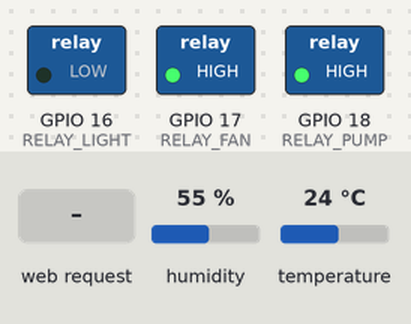
Bench run of a sketch on a simulated ESP32. Shown: switched loads named in the sketch (green lamp = pin HIGH). The inputs (shaded band) are chosen by the test bench; at power-on: humidity 55 %, temperature 24 °C. WiFi joins after 1.5 s; servers stay silent unless stated; what the sketch prints to the serial monitor is not drawn.

Above: at 1.2 s.
1.3 s: HTTP request GET /toggle received
At 1.8 s:
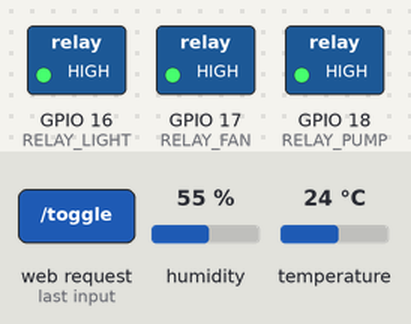
2.8 s: HTTP request GET /toggle?relay=1 received
At 3.3 s:
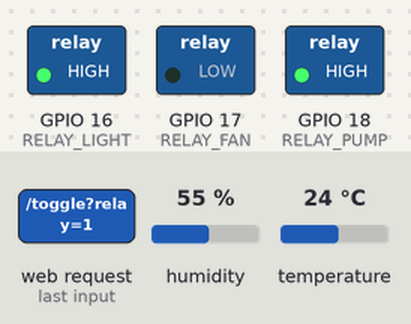
4.3 s: HTTP request GET /toggle?relay=0 received
At 5.3 s:
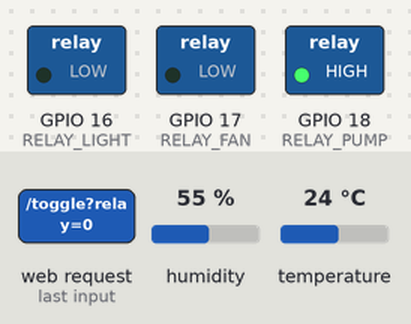
5.8 s: HTTP request GET /toggle?time=1 received
At 6.8 s:
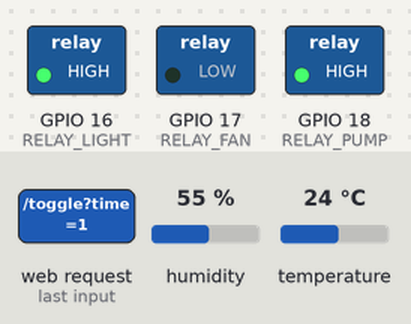
7.3 s: HTTP request GET /toggle?time=0 received
At 8.7 s:
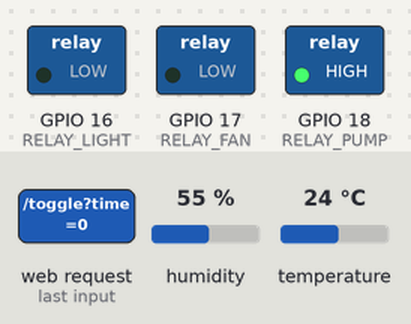
Timing chart, 0 to 9.8 s (numbered marks = the images above; inputs shaded):
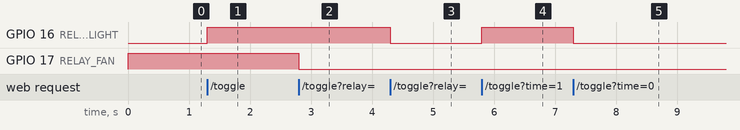

Measured:
- after the input at 1.3 s, GPIO 16 (RELAY_LIGHT): LOW → HIGH at once
- after the input at 2.8 s, GPIO 17 (RELAY_FAN): HIGH → LOW at once
- after the input at 4.3 s, GPIO 16 (RELAY_LIGHT): HIGH → LOW at once
- after the input at 5.8 s, GPIO 16 (RELAY_LIGHT): LOW → HIGH at once
- after the input at 7.3 s, GPIO 16 (RELAY_LIGHT): HIGH → LOW at once

The sketch:

main.ino
```cpp
// ESP32 Smart Dashboard with Relay Cycles and Live Countdown by BHB Enterprise
#include <WiFi.h>
#include <WebServer.h>
#include <DHT.h>
#include <Ticker.h>

// DHT11
#define DHTPIN 4
#define DHTTYPE DHT11
DHT dht(DHTPIN, DHTTYPE);

// Relay pins
#define RELAY_LIGHT 16
#define RELAY_FAN 17
#define RELAY_PUMP 18

// Relay states
bool relayState[3] = {false, false, false};

// Timer data
Ticker lightCycle, fanCycle, pumpCycle;
Ticker manualTimers[3];
unsigned long manualEndTime[3] = {0, 0, 0};
unsigned long autoNextChange[3] = {0, 0, 0};

// WiFi AP
const char* ssid = "ESP32_Dashboard";
const char* password = "12345678";

// Web server
WebServer server(80);

// Relay control
void setRelay(int relay, bool state) {
  relayState[relay] = state;
  digitalWrite(RELAY_LIGHT + relay, state ? LOW : HIGH);
  if (!state) manualEndTime[relay] = 0;
}

// Auto-cycles
void lightOff();
void lightOn() {
  setRelay(0, true);
  lightCycle.once(7200, lightOff);
  autoNextChange[0] = millis() + 7200 * 1000;
}
void lightOff() {
  setRelay(0, false);
  lightCycle.once(1800, lightOn);
  autoNextChange[0] = millis() + 1800 * 1000;
}

void fanOn();
void fanOff() {
  setRelay(1, false);
  fanCycle.once(5400, fanOn);
  autoNextChange[1] = millis() + 5400 * 1000;
}
void fanOn() {
  setRelay(1, true);
  fanCycle.once(600, fanOff);
  autoNextChange[1] = millis() + 600 * 1000;
}

void pumpOn();
void pumpOff() {
  setRelay(2, false);
  pumpCycle.once(7200, pumpOn);
  autoNextChange[2] = millis() + 7200 * 1000;
}
void pumpOn() {
  setRelay(2, true);
  pumpCycle.once(15, pumpOff);
  autoNextChange[2] = millis() + 15 * 1000;
}

// Manual off
void manualOff(int relay) {
  setRelay(relay, false);
  manualEndTime[relay] = 0;
}

// HTML page
String htmlPage() {
  float h = dht.readHumidity();
  float t = dht.readTemperature();
  unsigned long now = millis();

  String html = "<!DOCTYPE html><html><head><meta name='viewport' content='width=device-width, initial-scale=1.0'>";
  html += "<title>ESP32 Dashboard</title><style>";
  html += "body{font-family:sans-serif;text-align:center;background:#1a0000;color:white;}";
  html += "h1{background:#800000;color:white;padding:20px;font-size:28px;}";
  html += ".card{background:#330000;padding:20px;margin:20px;border-radius:15px;box-shadow:0 0 10px rgba(255,255,255,0.1);}";
  html += "button,input{padding:12px 18px;margin:5px;border:none;border-radius:5px;font-size:18px;}";
  html += "form{margin:10px;}";
  html += "h2,h3,p{font-size:20px;}";
  html += "</style></head><body>";
  html += "<h1>🔧 Dev by BHB Enterprise</h1>";

  html += "<div class='card'><h2>Environment</h2>";
  html += "<p> Temp: " + String(t) + " °C</p>";
  html += "<p> Humidity: " + String(h) + " %</p></div>";

  const char* names[] = {"Light", "Fan", "Pump"};

  for (int i = 0; i < 3; i++) {
    html += "<div class='card'>";
    html += "<h3>" + String(names[i]) + " - Status: " + (relayState[i] ? "ON" : "OFF") + "</h3>";
    html += "<form action='/toggle' method='get'>";
    html += "<input type='hidden' name='relay' value='" + String(i) + "'>";
    html += "<button type='submit'>" + String(relayState[i] ? "Turn OFF" : "Turn ON") + "</button></form>";

    html += "<form action='/timer' method='get'>";
    html += "<input type='hidden' name='relay' value='" + String(i) + "'>";
    html += "<input type='number' name='time' placeholder='Time in sec'>";
    html += "<button type='submit'>Start Timer</button></form>";

    if (manualEndTime[i] > 0) {
      long remaining = (manualEndTime[i] - millis()) / 1000;
      if (remaining < 0) remaining = 0;
      html += "<p>⏳ Manual Remaining: <span id='timer" + String(i) + "'>" + String(remaining) + "</span> sec</p>";
    }

    if (autoNextChange[i] > 0) {
      long autoRemaining = (autoNextChange[i] - millis()) / 1000;
      if (autoRemaining < 0) autoRemaining = 0;
      html += "<p> Auto Cycle: Next change in <span id='autotimer" + String(i) + "'>" + String(autoRemaining) + "</span> sec</p>";
    }

    html += "</div>";
  }

  html += "<script>setInterval(() => {";
  html += "for(let i=0;i<3;i++){ "
          "let el=document.getElementById('timer'+i); if(el){ let t=parseInt(el.innerText); if(t>0){ el.innerText=t-1; }}";
  html += "let ae=document.getElementById('autotimer'+i); if(ae){ let a=parseInt(ae.innerText); if(a>0){ ae.innerText=a-1; }}";
  html += "} }, 1000);</script>";

  html += "</body></html>";
  return html;
}

void handleRoot() {
  server.send(200, "text/html", htmlPage());
}

void handleToggle() {
  int index = server.arg("relay").toInt();
  relayState[index] = !relayState[index];
  setRelay(index, relayState[index]);
  manualTimers[index].detach();
  manualEndTime[index] = 0;
  server.send(200, "text/html", htmlPage());
}

void handleTimer() {
  int index = server.arg("relay").toInt();
  int time = server.arg("time").toInt();

  if (time > 0) {
    setRelay(index, true);
    manualTimers[index].detach();
    manualTimers[index].once(time, manualOff, index);
    manualEndTime[index] = millis() + (time * 1000);
  }

  server.send(200, "text/html", htmlPage());
}

void setup() {
  Serial.begin(115200);
  dht.begin();

  pinMode(RELAY_LIGHT, OUTPUT);
  pinMode(RELAY_FAN, OUTPUT);
  pinMode(RELAY_PUMP, OUTPUT);
  setRelay(0, false);
  setRelay(1, false);
  setRelay(2, false);

  WiFi.softAP(ssid, password);
  Serial.println("AP started. Connect to: " + String(ssid));

  server.on("/", handleRoot);
  server.on("/toggle", handleToggle);
  server.on("/timer", handleTimer);
  server.begin();

  lightOn();
  fanOff();
  pumpOff();
}

void loop() {
  server.handleClient();
}
```
